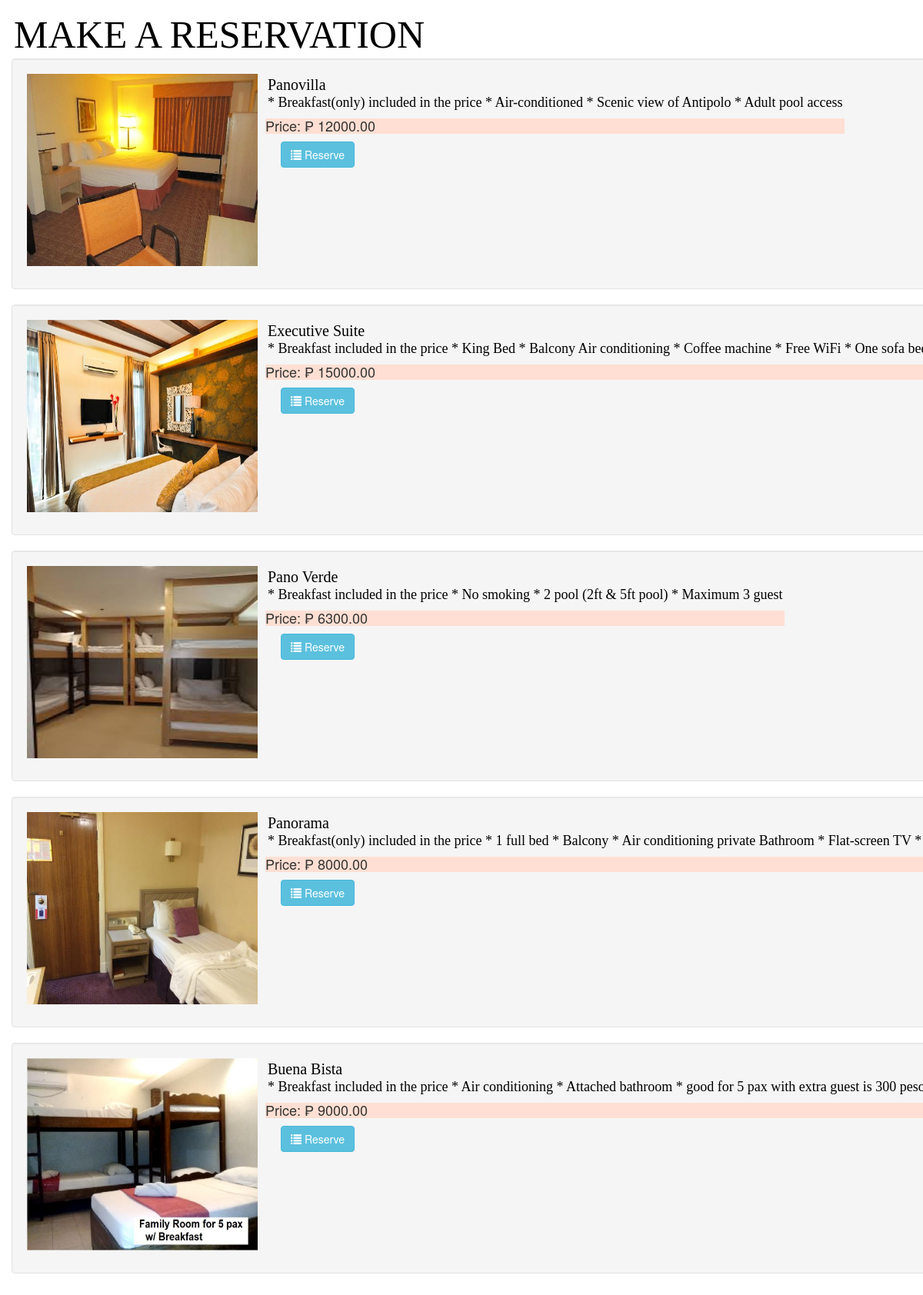
Page /HotelReservationHilltop/reservation.php on the committed database.
### tables this page shows
CREATE TABLE `room` (
  `room_id` int(11) NOT NULL,
  `room_type` varchar(50) NOT NULL,
  `price` varchar(11) NOT NULL,
  `photo` varchar(100) NOT NULL,
  `description` varchar(500) NOT NULL
);

### HotelReservationHilltop/reservation.php (the view, shortened to what this page needs)
<!DOCTYPE html>
<html lang="en">
  <head>
		<link rel = "stylesheet" type = "text/css" href = "css/bootstrap.css " />
		<link rel = "stylesheet" type = "text/css" href = "css/style.css" />
	</head>
  <body>
        <div class = "panel-body">
          <strong><h3 style="font-size:50px">MAKE A RESERVATION</h3></strong>
          <?php
            require_once 'admin/connect.php';
            $query = $conn->query("SELECT * FROM `room` ORDER BY `price` ASC") or die(mysql_error());
            while($fetch = $query->fetch_array()){
          ?>
            <div class = "well" style = "height:300px; width:200%;">
						<div style = "float:left;">
              <img src = "photo/<?php echo $fetch['photo']?>" height = "250" width = "300"/>
						</div>
              <div style = "float:left; margin-left:10px;">
                <h3 style="font-size:20px" ><?php echo $fetch['room_type']?></h3>
                <h3 style="font-size:18px"><?php echo $fetch['description']?></h3>
                <h4 style = "background-color:rgba(255, 223, 211);"><?php echo "Price: ₱ ".$fetch['price'].".00"?></h4>
                <a style = "margin-left:20px;" href = "add_reserve.php?room_id=<?php echo $fetch['room_id']?>" class = "btn btn-info"><i class = "glyphicon glyphicon-list"></i> Reserve</a>
              </div>
            </div>
          <?php
            }
          ?>
        </div>
    <br />
    <br />
  </body>
  </html>

### HotelReservationHilltop/css/Style.css (style rules this page uses)
html, body { margin: 0%; box-sizing: border-box; overflow-x: hidden; }
:root { --text-gray: #3f4954; --text-light : #686666da; --bg-color: #0f0f0f; --white: #ffffff; --midnight: #104f55; --sky: linear-gradient(120deg, #a1c4fd 0%, #c2e9fb 100%); --Abel: 'Abel', cursive; --Anton: 'Anton', cursive; --Josefin : 'Josefin', cursive; --Lexend: 'Lexend', cursive; --Livvic : 'Livvic', cursive; }
a { text-decoration: none; color: var(--text-gray); }
h3 { font-family: var(--Abel); font-size: 1.3rem; color: black; }
main .site-title h1, h3 { margin: .3rem; }

### rows in the picture
room: photo (picture), room_type "Panovilla", description "* Breakfast(only) included in the price * Air-conditioned * Scenic view of Antipolo * Adult pool access", price "12000"
room: photo (picture), room_type "Executive Suite", description "* Breakfast included in the price * King Bed * Balcony Air conditioning * Coffee machine * Free WiFi * One sofa…", price "15000"
room: photo (picture), room_type "Pano Verde", description "* Breakfast included in the price * No smoking * 2 pool (2ft & 5ft pool) * Maximum 3 guest", price "6300"
room: photo (picture), room_type "Panorama", description "* Breakfast(only) included in the price * 1 full bed * Balcony * Air conditioning private Bathroom * Flat-screen TV *…", price "8000"
room: photo (picture), room_type "Buena Bista", description "* Breakfast included in the price * Air conditioning * Attached bathroom * good for 5 pax with extra guest is 300…", price "9000"
